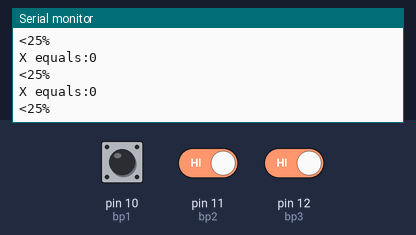
Bench run of a sketch on a simulated Arduino Uno, built with avr-gcc and run on an emulated ATmega328P. On the bench: the last lines printed to the serial monitor. The test bench sets the inputs (shaded band); at power-on: pin 10 (bp1) HIGH, pin 11 (bp2) HIGH, pin 12 (bp3) HIGH.

Above: at 2.8 s.
2.9 s: pin 10 (bp1) pulled LOW for 1.2 s
At 3.4 s:
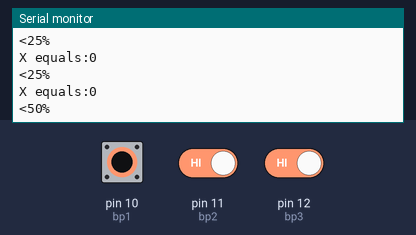
5.6 s: pin 10 (bp1) driven LOW and pin 11 (bp2) driven LOW and pin 12 (bp3) driven LOW
At 6.8 s:
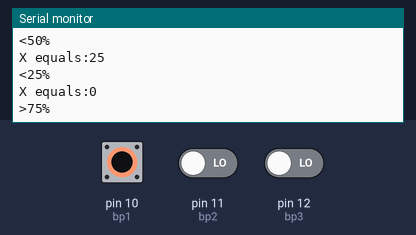
8.5 s: pin 10 (bp1) driven HIGH
At 9.8 s:
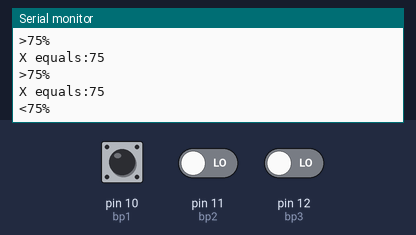
Timing chart, 0 to 11.5 s (numbered marks = the images above; inputs shaded):
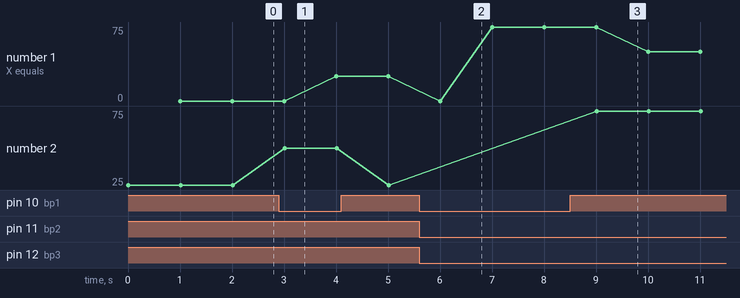

Measured:
- after the input at 2.9 s, the serial monitor: prints a new line after 0.11 s (image 1)
- after the input at 5.6 s, the serial monitor: prints a new line after 0.41 s (image 2)
- after the input at 8.5 s, the serial monitor: prints a new line after 0.52 s (image 3)
- plotted number 1: 25 → 75 after the input at 5.6 s, 75 → 50 after the input at 8.5 s

The sketch:

Slave_1.ino
```cpp
#include <Wire.h>

int x = 0;
int y = 0;


int bp1 = 10;
int bp2 = 11;
 int bp3 = 12;


  int state = 0;


void setup() {
  Serial.begin(9600);
pinMode(bp1, INPUT_PULLUP);
 pinMode(bp2,INPUT_PULLUP);
 pinMode(bp3, INPUT_PULLUP);

 Wire.begin(1);                // join i2c bus with address #8
 Wire.onRequest(requestEvent);

}


void loop() {
  state = 0;


   if(digitalRead(bp1) == LOW){
   state += 1;
 }
 if(digitalRead(bp2) == LOW){
   state += 1;
 }
 if(digitalRead(bp3) == LOW){
   state += 1;
 }

  switch (state){
   case 0:
Serial.println("<25%");
 x = 0;


   break;
   case 1:
Serial.println("<50%");
 x = 25;


   break;
   case 2:
Serial.println("<75%");
 x = 50;


   break;
      case 3:
Serial.println(">75%");
 x = 75;


   break;
   default:
Serial.println(100);
  }

delay(1000);
Serial.print("X equals:");
Serial.println(x);

}


void requestEvent() {

        Wire.write(x);


}
```
